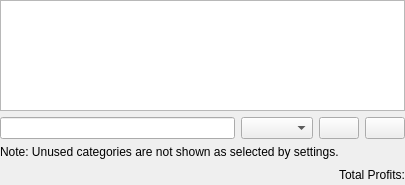
<?xml version="1.0" encoding="UTF-8"?>
<ui version="4.0">
 <class>KAccountsView</class>
 <widget class="QWidget" name="KAccountsView">
  <property name="geometry">
   <rect>
    <x>0</x>
    <y>0</y>
    <width>405</width>
    <height>185</height>
   </rect>
  </property>
  <layout class="QVBoxLayout">
   <property name="leftMargin">
    <number>0</number>
   </property>
   <property name="topMargin">
    <number>0</number>
   </property>
   <property name="rightMargin">
    <number>0</number>
   </property>
   <property name="bottomMargin">
    <number>0</number>
   </property>
   <item>
    <layout class="QVBoxLayout" name="verticalLayout">
     <property name="leftMargin">
      <number>0</number>
     </property>
     <property name="topMargin">
      <number>0</number>
     </property>
     <property name="rightMargin">
      <number>0</number>
     </property>
     <property name="bottomMargin">
      <number>0</number>
     </property>
     <item>
      <widget class="KMyMoneyAccountTreeView" name="m_accountTree"/>
     </item>
     <item>
      <layout class="QHBoxLayout" name="searchLayout">
       <item>
        <widget class="KLineEdit" name="m_searchWidget">
         <property name="showClearButton" stdset="0">
          <bool>true</bool>
         </property>
        </widget>
       </item>
       <item>
        <widget class="QComboBox" name="m_filterBox"/>
       </item>
       <item>
        <widget class="QPushButton" name="m_collapseButton">
         <property name="toolTip">
          <string>Collapse all accounts in the list</string>
         </property>
         <property name="text">
          <string/>
         </property>
        </widget>
       </item>
       <item>
        <widget class="QPushButton" name="m_expandButton">
         <property name="toolTip">
          <string>Expand all accounts in the list</string>
         </property>
         <property name="text">
          <string/>
         </property>
        </widget>
       </item>
      </layout>
     </item>
    </layout>
   </item>
   <item>
    <widget class="QLabel" name="m_hiddenCategories">
     <property name="text">
      <string>Note: Unused categories are not shown as selected by settings.</string>
     </property>
     <property name="wordWrap">
      <bool>false</bool>
     </property>
    </widget>
   </item>
   <item>
    <layout class="QHBoxLayout">
     <item>
      <spacer name="Spacer1">
       <property name="orientation">
        <enum>Qt::Horizontal</enum>
       </property>
       <property name="sizeType">
        <enum>QSizePolicy::Expanding</enum>
       </property>
       <property name="sizeHint" stdset="0">
        <size>
         <width>367</width>
         <height>20</height>
        </size>
       </property>
      </spacer>
     </item>
     <item>
      <widget class="QLabel" name="m_totalProfitsLabel">
       <property name="minimumSize">
        <size>
         <width>150</width>
         <height>0</height>
        </size>
       </property>
       <property name="text">
        <string>Total Profits:</string>
       </property>
       <property name="textFormat">
        <enum>Qt::RichText</enum>
       </property>
       <property name="alignment">
        <set>Qt::AlignRight|Qt::AlignTrailing|Qt::AlignVCenter</set>
       </property>
       <property name="wordWrap">
        <bool>false</bool>
       </property>
      </widget>
     </item>
    </layout>
   </item>
  </layout>
 </widget>
 <layoutdefault spacing="6" margin="11"/>
 <customwidgets>
  <customwidget>
   <class>KLineEdit</class>
   <extends>QLineEdit</extends>
   <header>klineedit.h</header>
  </customwidget>
  <customwidget>
   <class>KMyMoneyAccountTreeView</class>
   <extends>QTreeView</extends>
   <header>kmymoneyaccounttreeview.h</header>
  </customwidget>
 </customwidgets>
 <resources/>
 <connections>
  <connection>
   <sender>m_collapseButton</sender>
   <signal>clicked()</signal>
   <receiver>m_accountTree</receiver>
   <slot>collapseAll()</slot>
   <hints>
    <hint type="sourcelabel">
     <x>325</x>
     <y>112</y>
    </hint>
    <hint type="destinationlabel">
     <x>202</x>
     <y>45</y>
    </hint>
   </hints>
  </connection>
  <connection>
   <sender>m_expandButton</sender>
   <signal>clicked()</signal>
   <receiver>m_accountTree</receiver>
   <slot>expandAll()</slot>
   <hints>
    <hint type="sourcelabel">
     <x>378</x>
     <y>112</y>
    </hint>
    <hint type="destinationlabel">
     <x>202</x>
     <y>45</y>
    </hint>
   </hints>
  </connection>
 </connections>
</ui>
